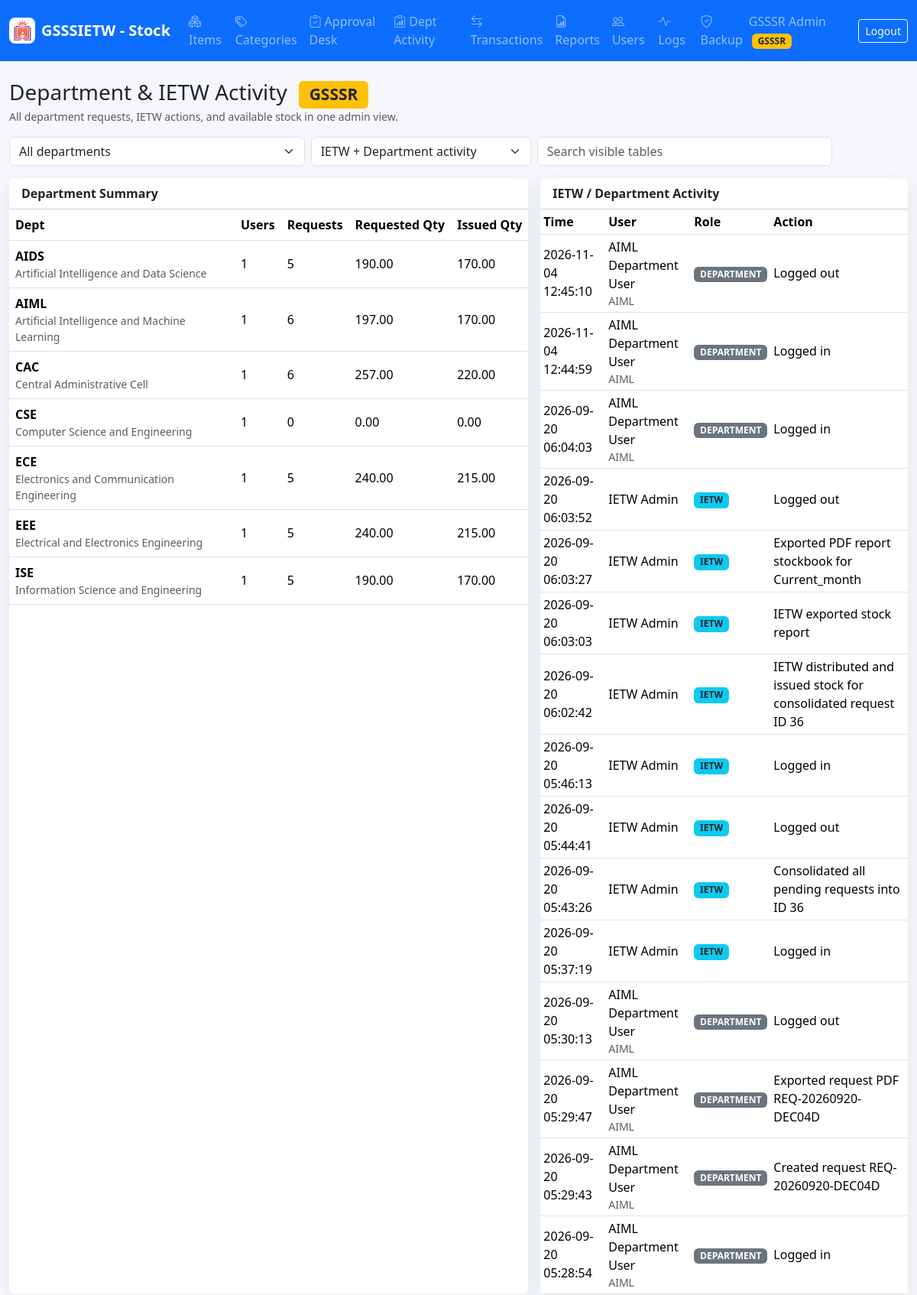
Page /admin/activities.php (signed in, upper part) on the committed database.
### tables this page shows
CREATE TABLE `departments` (
  `id` int NOT NULL AUTO_INCREMENT,
  `name` varchar(120) NOT NULL,
  `code` varchar(20) NOT NULL,
  `created_at` timestamp NULL DEFAULT CURRENT_TIMESTAMP,
  PRIMARY KEY (`id`),
  UNIQUE KEY `name` (`name`),
  UNIQUE KEY `code` (`code`)
);

CREATE TABLE `activity_logs` (
  `id` int NOT NULL AUTO_INCREMENT,
  `user_id` int DEFAULT NULL,
  `action` varchar(255) NOT NULL,
  `ip_address` varchar(60) DEFAULT NULL,
  `created_at` timestamp NULL DEFAULT CURRENT_TIMESTAMP,
  PRIMARY KEY (`id`),
  KEY `idx_activity_user_date` (`user_id`,`created_at`),
  CONSTRAINT `activity_logs_ibfk_1` FOREIGN KEY (`user_id`) REFERENCES `users` (`id`)
);

CREATE TABLE `users` (
  `id` int NOT NULL AUTO_INCREMENT,
  `department_id` int DEFAULT NULL,
  `name` varchar(120) NOT NULL,
  `email` varchar(160) NOT NULL,
  `password_hash` varchar(255) NOT NULL,
  `role` enum('GSSSR','IETW','DEPARTMENT') NOT NULL,
  `status` enum('ACTIVE','INACTIVE') NOT NULL DEFAULT 'ACTIVE',
  `created_at` timestamp NULL DEFAULT CURRENT_TIMESTAMP,
  `updated_at` timestamp NULL DEFAULT NULL ON UPDATE CURRENT_TIMESTAMP,
  PRIMARY KEY (`id`),
  UNIQUE KEY `email` (`email`),
  KEY `department_id` (`department_id`),
  CONSTRAINT `users_ibfk_1` FOREIGN KEY (`department_id`) REFERENCES `departments` (`id`)
);

### includes/functions.php (called while the page is built, shortened)
<?php
require_once __DIR__ . '/db.php';
function e(?string $value): string
{
    return htmlspecialchars((string)$value, ENT_QUOTES, 'UTF-8');
}
function rows(string $sql, array $params = []): array
{
    $stmt = Database::conn()->prepare($sql);
    $stmt->execute($params);
    return $stmt->fetchAll();
}

### includes/db.php (called while the page is built, shortened)
<?php
final class Database
{
    private static ?PDO $pdo = null;
    public static function conn(): PDO
    {
        if (self::$pdo === null) {
            $dsn = 'mysql:host=' . DB_HOST . ';dbname=' . DB_NAME . ';charset=utf8mb4';
            self::$pdo = new PDO($dsn, DB_USER, DB_PASS, [
                PDO::ATTR_ERRMODE => PDO::ERRMODE_EXCEPTION,
                PDO::ATTR_DEFAULT_FETCH_MODE => PDO::FETCH_ASSOC,
                PDO::ATTR_EMULATE_PREPARES => false,
            ]);
        }
        return self::$pdo;
    }
}

### admin/activities.php (the view, shortened to what this page needs)
<?php
require_once __DIR__ . '/../includes/layout.php';
$departmentSummary = rows(
    'SELECT d.id, d.code, d.name,
            COUNT(DISTINCT u.id) user_count,
            COUNT(DISTINCT r.id) request_count,
            COALESCE(SUM(ri.requested_quantity), 0) requested_qty,
            COALESCE(SUM(ri.issued_quantity), 0) issued_qty
     FROM departments d
     LEFT JOIN users u ON u.department_id = d.id AND u.role = "DEPARTMENT"
     LEFT JOIN requests r ON r.department_id = d.id
     LEFT JOIN request_items ri ON ri.request_id = r.id
     WHERE d.code <> "ADMIN"
     GROUP BY d.id, d.code, d.name
     ORDER BY d.code'
);
$activityParams = [];
$activityWhere = 'WHERE u.role IN ("IETW", "DEPARTMENT")';
$activities = rows(
    "SELECT al.*, u.name user_name, u.role, d.code department_code, d.name department_name
     FROM activity_logs al
     JOIN users u ON u.id = al.user_id
     LEFT JOIN departments d ON d.id = u.department_id
     $activityWhere
     ORDER BY al.created_at DESC
     LIMIT 300",
    $activityParams
);
?>
<div class="d-flex flex-wrap justify-content-between align-items-center gap-2 mb-3">
  <div>
    <h1 class="h3 mb-0">Department & IETW Activity <span class="badge bg-warning text-dark ms-2">GSSSR</span></h1>
    <div class="text-muted small">All department requests, IETW actions, and available stock in one admin view.</div>
  </div>
</div>
<form class="row g-2 mb-3">
  <div class="col-md-4">
    <select name="department_id" class="form-select" onchange="this.form.submit()">
      <option value="0">All departments</option>
    </select>
  </div>
  <div class="col-md-3">
    <select name="role" class="form-select" onchange="this.form.submit()">
      <option value="">IETW + Department activity</option>
    </select>
  </div>
  <div class="col-md-4">
    <input class="form-control" data-filter-table=".gsssr-live-table" placeholder="Search visible tables">
  </div>
</form>
<div class="row g-3 mb-3">
  <div class="col-xl-7">
    <div class="card metric-card h-100">
      <div class="card-header bg-white fw-semibold">Department Summary</div>
      <div class="table-responsive">
        <table class="table table-hover align-middle mb-0 gsssr-live-table">
          <thead><tr><th>Dept</th><th>Users</th><th>Requests</th><th>Requested Qty</th><th>Issued Qty</th></tr></thead>
          <tbody>
            <?php foreach ($departmentSummary as $d): ?>
            <tr>
              <td><strong><?= e($d['code']) ?></strong><div class="small text-muted"><?= e($d['name']) ?></div></td>
              <td><?= e($d['user_count']) ?></td>
              <td><?= e($d['request_count']) ?></td>
              <td><?= e($d['requested_qty']) ?></td>
              <td><?= e($d['issued_qty']) ?></td>
            </tr>
            <?php endforeach; ?>
          </tbody>
        </table>
      </div>
    </div>
  </div>
  <div class="col-xl-5">
    <div class="card metric-card h-100">
      <div class="card-header bg-white fw-semibold">IETW / Department Activity</div>
      <div class="table-responsive">
        <table class="table table-sm align-middle mb-0 gsssr-live-table">
          <thead><tr><th>Time</th><th>User</th><th>Role</th><th>Action</th></tr></thead>
          <tbody>
            <?php foreach ($activities as $a): ?>
            <tr>
              <td><?= e($a['created_at']) ?></td>
              <td><?= e($a['user_name']) ?><div class="small text-muted"><?= e($a['department_code'] ?? '') ?></div></td>
              <td><span class="badge <?= $a['role'] === 'IETW' ? 'bg-info text-dark' : 'bg-secondary' ?>"><?= e($a['role']) ?></span></td>
              <td><?= e($a['action']) ?></td>
            </tr>
            <?php endforeach; ?>
          </tbody>
        </table>
      </div>
    </div>
  </div>
</div>

### assets/css/app.css (style rules this page uses)
body { background: #f5f7fb; }
.metric-card { border: 0; border-radius: 8px; box-shadow: 0 8px 24px rgba(30, 41, 59, .08); }
.table thead th { white-space: nowrap; }

### rows in the picture
departments: code "AIDS", name "Artificial Intelligence and Data Science", user_count "1", request_count "5", requested_qty "190.00", issued_qty "170.00"
departments: code "AIML", name "Artificial Intelligence and Machine Learning", user_count "1", request_count "6", requested_qty "197.00", issued_qty "170.00"
departments: code "CAC", name "Central Administrative Cell", user_count "1", request_count "6", requested_qty "257.00", issued_qty "220.00"
departments: code "CSE", name "Computer Science and Engineering", user_count "1", request_count "0", requested_qty "0.00", issued_qty "0.00"
departments: code "ECE", name "Electronics and Communication Engineering", user_count "1", request_count "5", requested_qty "240.00", issued_qty "215.00"
departments: code "EEE", name "Electrical and Electronics Engineering", user_count "1", request_count "5", requested_qty "240.00", issued_qty "215.00"
departments: code "ISE", name "Information Science and Engineering", user_count "1", request_count "5", requested_qty "190.00", issued_qty "170.00"
activity_logs: created_at "2026-11-04 12:45:10", user.name "AIML Department User", departments.code "AIML", user.role "DEPARTMENT", action "Logged out"
activity_logs: created_at "2026-11-04 12:44:59", user.name "AIML Department User", departments.code "AIML", user.role "DEPARTMENT", action "Logged in"
activity_logs: created_at "2026-09-20 06:04:03", user.name "AIML Department User", departments.code "AIML", user.role "DEPARTMENT", action "Logged in"
activity_logs: created_at "2026-09-20 06:03:52", user.name "IETW Admin", user.role "IETW", action "Logged out"
activity_logs: created_at "2026-09-20 06:03:27", user.name "IETW Admin", user.role "IETW", action "Exported PDF report stockbook for Current_month"
activity_logs: created_at "2026-09-20 06:03:03", user.name "IETW Admin", user.role "IETW", action "IETW exported stock report"
activity_logs: created_at "2026-09-20 06:02:42", user.name "IETW Admin", user.role "IETW", action "IETW distributed and issued stock for consolidated request ID 36"
activity_logs: created_at "2026-09-20 05:46:13", user.name "IETW Admin", user.role "IETW", action "Logged in"
activity_logs: created_at "2026-09-20 05:44:41", user.name "IETW Admin", user.role "IETW", action "Logged out"
activity_logs: created_at "2026-09-20 05:43:26", user.name "IETW Admin", user.role "IETW", action "Consolidated all pending requests into ID 36"
activity_logs: created_at "2026-09-20 05:37:19", user.name "IETW Admin", user.role "IETW", action "Logged in"
activity_logs: created_at "2026-09-20 05:30:13", user.name "AIML Department User", departments.code "AIML", user.role "DEPARTMENT", action "Logged out"
activity_logs: created_at "2026-09-20 05:29:47", user.name "AIML Department User", departments.code "AIML", user.role "DEPARTMENT", action "Exported request PDF REQ-20260920-DEC04D"
activity_logs: created_at "2026-09-20 05:29:43", user.name "AIML Department User", departments.code "AIML", user.role "DEPARTMENT", action "Created request REQ-20260920-DEC04D"
activity_logs: created_at "2026-09-20 05:28:54", user.name "AIML Department User", departments.code "AIML", user.role "DEPARTMENT", action "Logged in"

### other values in the picture
APP_SHORT_NAME "GSSSIETW - Stock"
$l[1] "Items"
$l[1] "Categories"
$l[1] "Approval Desk"
$l[1] "Dept Activity"
$l[1] "Transactions"
$l[1] "Reports"
$l[1] "Users"
$l[1] "Logs"
$l[1] "Backup"
$u['name'] "GSSSR Admin"
$role "GSSSR"
